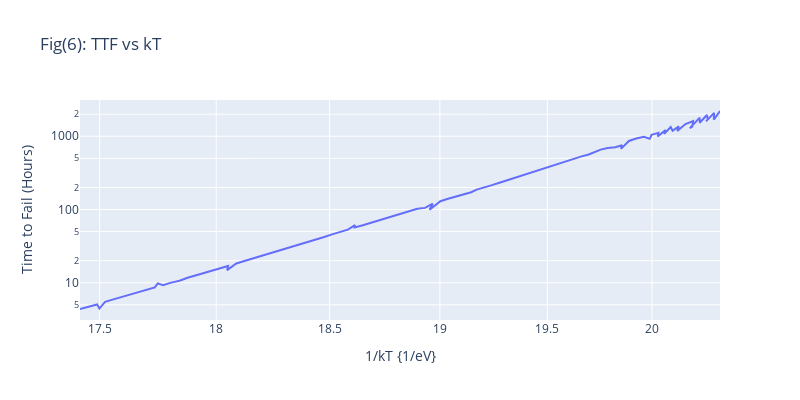

Notebook cell for this chart:
### Markdown cell above
\begin{equation}
\rm{MTTF(T_{joule}) = A_{MTTF} \cdot exp(\frac{E_A}{k_B T_{joule}})}
\end{equation}

\begin{equation}
\rm{P_{failure, rate}(t, T_{joule})=1-exp(-[\frac{t}{MTTF(T_{joule})}]^{\beta})}
\end{equation}

\begin{equation}
\rm{\tau_{lifetime} = MTTF(T_{joule})[-1 \cdot log_{e}(1 - P_{failure, rate}(T_{joule}))]^{1/\beta}}
\end{equation}

### Code cell
''''
Extracted data from Fig 6 and plotting the results
'''

figure_6 = pd.read_csv('ttf_vs_kT.csv')
figure_6["T"] = 1 / figure_6["kT"] * const.eV / const.k - const.zero_Celsius
Ea_fit = np.polyfit(figure_6["kT"], np.log(figure_6["TTF"]), 1)
kTinv_array = np.linspace(17, 20.5, 100)
mttf_fit = np.polyval(Ea_fit, kTinv_array)
print("Activation energy is ", Ea_fit[0], "eV")
px.line(figure_6, x='kT', y='TTF', title='Fig(6): TTF vs kT', labels={"kT":"1/kT {1/eV}", "TTF":"Time to Fail (Hours)"}, log_x=True, log_y=True, width=800, height=400).show()

### Figure 1 — Plotly figure (JSON) as saved in the notebook; plotly's stock layout.template omitted (floating-point values rounded to 4 significant figures)
{"data": [{"hovertemplate": "1/kT {1/eV}=%{x}<br>Time to Fail (Hours)=%{y}<extra></extra>", "legendgroup": "", "line": {"color": "#636efa", "dash": "solid"}, "marker": {"symbol": "circle"}, "mode": "lines", "name": "", "orientation": "v", "showlegend": false, "type": "scatter", "x": [17.42, 17.45, 17.49, 17.5, 17.52, 17.56, 17.59, 17.63, 17.66, 17.7, 17.73, 17.75, 17.77, 17.81, 17.84, 17.88, 17.91, 17.95, 17.98, 18.02, 18.05, 18.05, 18.09, 18.12, 18.16, 18.19, 18.23, 18.26, 18.3, 18.33, 18.37, 18.41, 18.44, 18.48, 18.51, 18.55, 18.58, 18.61, 18.61, 18.65, 18.68, 18.72, 18.76, 18.79, 18.83, 18.86, 18.9, 18.93, 18.97, 18.95, 19.0, 19.04, 19.07, 19.11, 19.14, 19.17, 19.2, 19.24, 19.27, 19.31, 19.34, 19.38, 19.41, 19.45, 19.48, 19.52, 19.55, 19.59, 19.63, 19.66, 19.7, 19.72, 19.75, 19.79, 19.82, 19.86, 19.85, 19.89, 19.92, 19.96, 19.99, 20.0, 20.03, 20.03, 20.07, 20.06, 20.09, 20.1, 20.13, 20.12, 20.16, 20.2, 20.2, 20.18, 20.23, 20.23, 20.27, 20.27, 20.26, 20.3, 20.3, 20.33], "xaxis": "x", "y": [4.383, 4.726, 5.057, 4.445, 5.491, 5.928, 6.389, 6.886, 7.434, 8.012, 8.635, 9.807, 9.29, 10.05, 10.67, 11.68, 12.58, 13.56, 14.62, 15.8, 16.98, 14.87, 18.36, 19.82, 21.34, 23.03, 24.86, 26.76, 28.84, 31.15, 33.58, 36.22, 39.07, 42.14, 45.73, 49.76, 53.18, 61.36, 56.85, 61.0, 65.77, 70.88, 76.49, 82.51, 88.92, 96.79, 102.1, 105.2, 120.2, 99.47, 129.6, 139.9, 150.5, 162.6, 172.3, 187.0, 197.9, 213.4, 230.4, 248.9, 269.0, 289.6, 312.5, 337.1, 363.0, 392.1, 422.4, 456.3, 500.3, 527.8, 562.8, 609.1, 657.5, 691.9, 706.1, 752.3, 672.4, 861.9, 933.3, 981.2, 923.4, 1049.0, 1113.0, 991.3, 1219.0, 1079.0, 1337.0, 1186.0, 1363.0, 1181.0, 1467.0, 1612.0, 1351.0, 1290.0, 1795.0, 1528.0, 1949.0, 1693.0, 1599.0, 2086.0, 1688.0, 2212.0], "yaxis": "y"}], "layout": {"height": 400, "legend": {"tracegroupgap": 0}, "title": {"text": "Fig(6): TTF vs kT"}, "width": 800, "xaxis": {"anchor": "y", "domain": [0, 1], "title": {"text": "1/kT {1/eV}"}, "type": "log"}, "yaxis": {"anchor": "x", "domain": [0, 1], "title": {"text": "Time to Fail (Hours)"}, "type": "log"}}}
